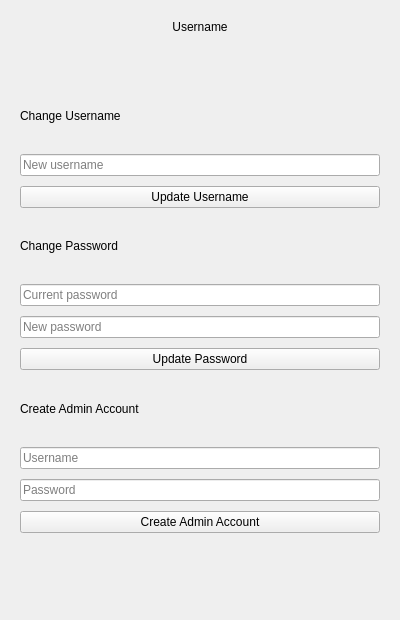
<?xml version="1.0" encoding="UTF-8"?>
<ui version="4.0">
 <class>adminprofile</class>
 <widget class="QWidget" name="adminprofile">
  <property name="geometry">
   <rect>
    <x>0</x>
    <y>0</y>
    <width>400</width>
    <height>620</height>
   </rect>
  </property>
  <property name="windowTitle">
   <string>Admin Profile</string>
  </property>
  <layout class="QVBoxLayout" name="mainLayout">
   <property name="spacing">
    <number>10</number>
   </property>
   <property name="leftMargin">
    <number>20</number>
   </property>
   <property name="topMargin">
    <number>20</number>
   </property>
   <property name="rightMargin">
    <number>20</number>
   </property>
   <property name="bottomMargin">
    <number>20</number>
   </property>
   <item>
    <widget class="QLabel" name="displayusername">
     <property name="text">
      <string>Username</string>
     </property>
     <property name="alignment">
      <set>Qt::AlignmentFlag::AlignHCenter</set>
     </property>
    </widget>
   </item>
   <item>
    <widget class="QLabel" name="label_username">
     <property name="text">
      <string>Change Username</string>
     </property>
    </widget>
   </item>
   <item>
    <widget class="QLineEdit" name="newUsernameLineEdit">
     <property name="placeholderText">
      <string>New username</string>
     </property>
    </widget>
   </item>
   <item>
    <widget class="QPushButton" name="updateUsernameBtn">
     <property name="text">
      <string>Update Username</string>
     </property>
    </widget>
   </item>
   <item>
    <widget class="QLabel" name="label_password">
     <property name="text">
      <string>Change Password</string>
     </property>
    </widget>
   </item>
   <item>
    <widget class="QLineEdit" name="currentPasswordLineEdit">
     <property name="echoMode">
      <enum>QLineEdit::EchoMode::Password</enum>
     </property>
     <property name="placeholderText">
      <string>Current password</string>
     </property>
    </widget>
   </item>
   <item>
    <widget class="QLineEdit" name="newPasswordLineEdit">
     <property name="echoMode">
      <enum>QLineEdit::EchoMode::Password</enum>
     </property>
     <property name="placeholderText">
      <string>New password</string>
     </property>
    </widget>
   </item>
   <item>
    <widget class="QPushButton" name="updatePasswordBtn">
     <property name="text">
      <string>Update Password</string>
     </property>
    </widget>
   </item>
   <item>
    <widget class="QLabel" name="label_createAdmin">
     <property name="text">
      <string>Create Admin Account</string>
     </property>
    </widget>
   </item>
   <item>
    <widget class="QLineEdit" name="newAdminUsernameLineEdit">
     <property name="placeholderText">
      <string>Username</string>
     </property>
    </widget>
   </item>
   <item>
    <widget class="QLineEdit" name="newAdminPasswordLineEdit">
     <property name="echoMode">
      <enum>QLineEdit::EchoMode::Password</enum>
     </property>
     <property name="placeholderText">
      <string>Password</string>
     </property>
    </widget>
   </item>
   <item>
    <widget class="QPushButton" name="createAdminBtn">
     <property name="text">
      <string>Create Admin Account</string>
     </property>
    </widget>
   </item>
   <item>
    <widget class="QLabel" name="feedbackLabel">
     <property name="text">
      <string/>
     </property>
     <property name="alignment">
      <set>Qt::AlignmentFlag::AlignHCenter</set>
     </property>
     <property name="wordWrap">
      <bool>true</bool>
     </property>
    </widget>
   </item>
  </layout>
 </widget>
 <resources/>
 <connections/>
</ui>
